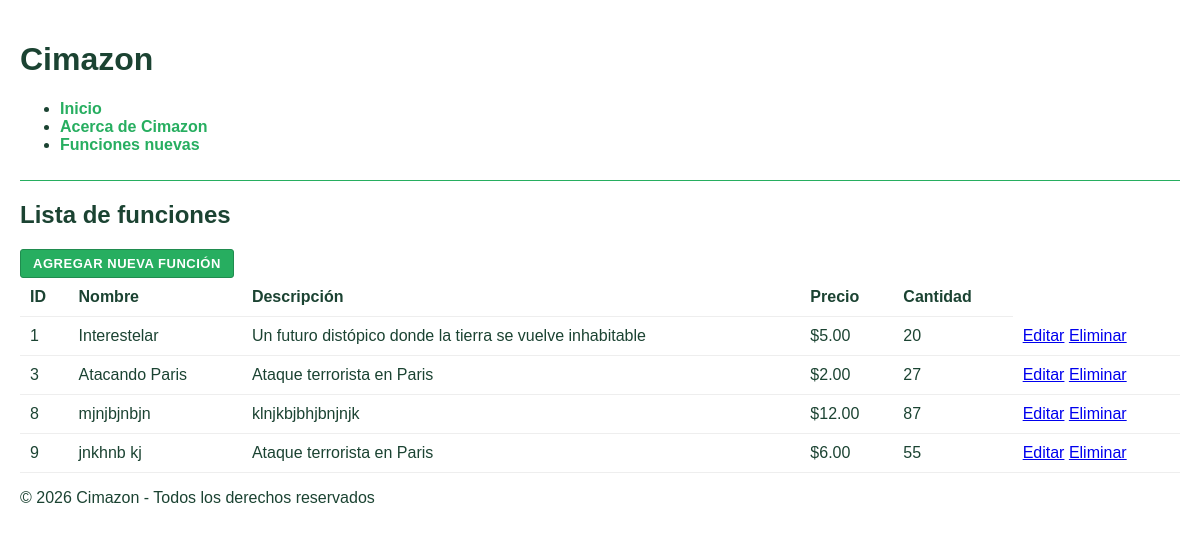
Page /funciones on the earlier database version.
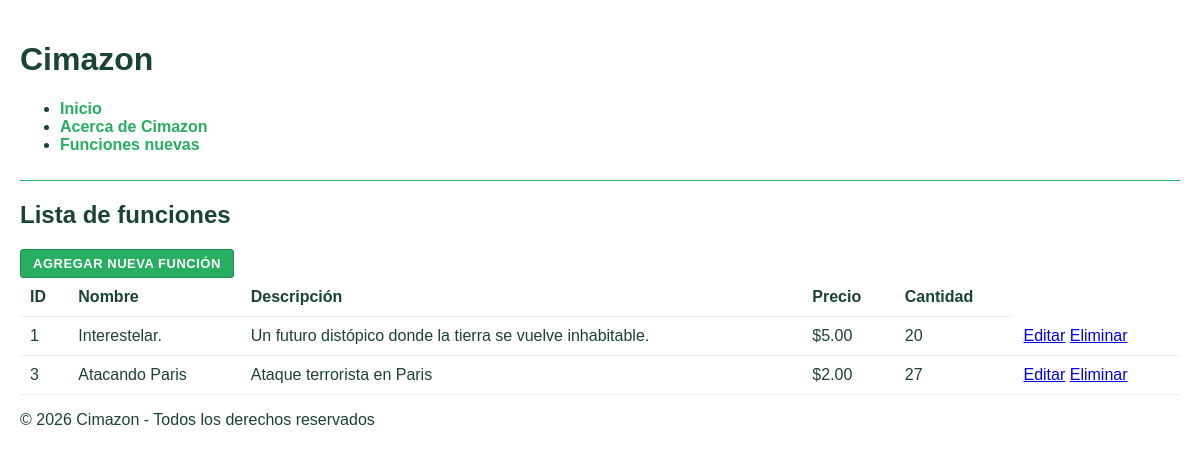
Same page on the later database version.
### tables this page shows
CREATE TABLE productos (
                id INTEGER PRIMARY KEY AUTOINCREMENT,
                nombre TEXT NOT NULL,
                descripcion TEXT, -- AGREGADO: faltaba esta columna
                cantidad INTEGER NOT NULL,
                precio REAL NOT NULL
            );

### app.py (the view)
@app.route('/funciones')
def funciones_listar():
    inventario.cargar_desde_db()
    Lista_productos = inventario.productos.values()
    return render_template('cartelera.html', productos=Lista_productos)

### inventario/bd.py (called while the page is built)
def get_connection():
    db_path.parent.mkdir(parents=True, exist_ok=True)
    conn = sqlite3.connect(db_path)
    conn.row_factory = sqlite3.Row
    return conn

### inventario/funcion.py (called while the page is built)
    def mostrar_precio(self):
        return f"${self.precio:.2f}"

### inventario/inventario.py (called while the page is built)
    def cargar_desde_db(self):
        with get_connection() as conn:
            cursor = conn.execute('SELECT * FROM productos')
            for row in cursor.fetchall():
                nuevo_p = Producto(row['id'], row['nombre'], row['descripcion'], row['cantidad'], row['precio'])
                self.productos[nuevo_p.id] = nuevo_p
                self.nombres.add(nuevo_p.nombre)

### templates/cartelera.html (shortened to what this page needs)
{% extends "base.html" %}
{% block content %}
    <h2> Lista de funciones </h2>
    <a href="{{url_for('cartelera_nuevo')}}" class="btn-cimazon">Agregar nueva función</a>
    <table class="table">
        <thead>
            <tr>
                <th>ID</th>
                <th>Nombre</th>
                <th>Descripción</th>
                <th>Precio</th>
                <th>Cantidad</th>
            </tr>
        </thead>
        <tbody>
            {% if productos|length == 0 %}
            <tr>
                <td colspan="6">No hay funciones disponibles en MySQL.</td>
            </tr>
            {% else %}
                {% for producto in productos %}
                <tr>
                    <td>{{ producto.id }}</td>
                    <td>{{ producto.nombre }}</td>
                    <td>{{ producto.descripcion }}</td>
                    <td>{{ producto.mostrar_precio() }}</td>
                    <td>{{ producto.cantidad }}</td>
                    <td>
                        <a href="{{url_for('producto_editar', id=producto.id) }}">Editar</a>
                        <a href="{{url_for('producto_eliminar', id=producto.id)}}">Eliminar</a>
                    </td>
                </tr>
                {% endfor %}
            {% endif %}
        </tbody>
    </table>
{% endblock %}

### templates/base.html (shortened to what this page needs)
<!DOCTYPE html>
<html lang="es">
<head>
    <link rel="stylesheet" href="{{ url_for('static', filename='styles.css') }}">
</head>
<body>
    <header>
        <h1>Cimazon</h1>
        <nav>
    <ul class="menu-vertical">
        <li><a href="{{ url_for('inicio') }}">Inicio</a></li>
        <li><a href="{{ url_for('about') }}">Acerca de Cimazon</a></li>
        <li><a href="{{ url_for('cartelera_nuevo') }}">Funciones nuevas</a></li>
    </ul>
        </nav>
    </header>
    <main>
        {% block content %}{% endblock %}
    </main>
    <footer>
        <p>&copy; 2026 Cimazon - Todos los derechos reservados</p>
    </footer>
</body>
</html>

### static/styles.css (style rules this page uses)
body { background-color: #ffffff; color: #1b4332; font-family: sans-serif; margin: 0; padding: 20px; }
nav { border-bottom: 1px solid #27ae60; padding-bottom: 10px; margin-bottom: 20px; }
nav a { color: #27ae60; text-decoration: none; font-weight: bold; margin-right: 15px; }
.btn-cimazon { background-color: #27ae60 !important; color: #ffffff !important; padding: 6px 12px !important; font-size: 13px !important; display: inline-block !important; width: auto !important; text-decoration: none !important; border-radius: 3px !important; border: none; cursor: pointer; }
table { width: 100%; border-collapse: collapse; }
th, td { border-bottom: 1px solid #eeeeee; padding: 10px; text-align: left; }
button, .btn-cimazon, input[type='submit'] { display: inline-flex; align-items: center; justify-content: center; padding: 10px 16px; min-width: 140px; border-radius: 8px; border: 1px solid #208c4f; background-color: #27ae60; color: #fff; font-size: 0.95rem; font-weight: 600; text-transform: uppercase; letter-spacing: 0.04em; cursor: pointer; text-decoration: none; transition: transform .12s ease, background-color .2s ease, box-shadow .2s ease; }

Differences in the rows shown:
removed productos: id "8", nombre "mjnjbjnbjn", descripcion "klnjkbjbhjbnjnjk", mostrar_precio "$12.00", cantidad "87"
removed productos: id "9", nombre "jnkhnb kj", descripcion "Ataque terrorista en Paris", mostrar_precio "$6.00", cantidad "55"
changed productos id 1: nombre "Interestelar" → "Interestelar."; descripcion "Un futuro distópico donde la tierra se vuelve inhabitable" → "Un futuro distópico donde la tierra se vuelve inhabitable."
